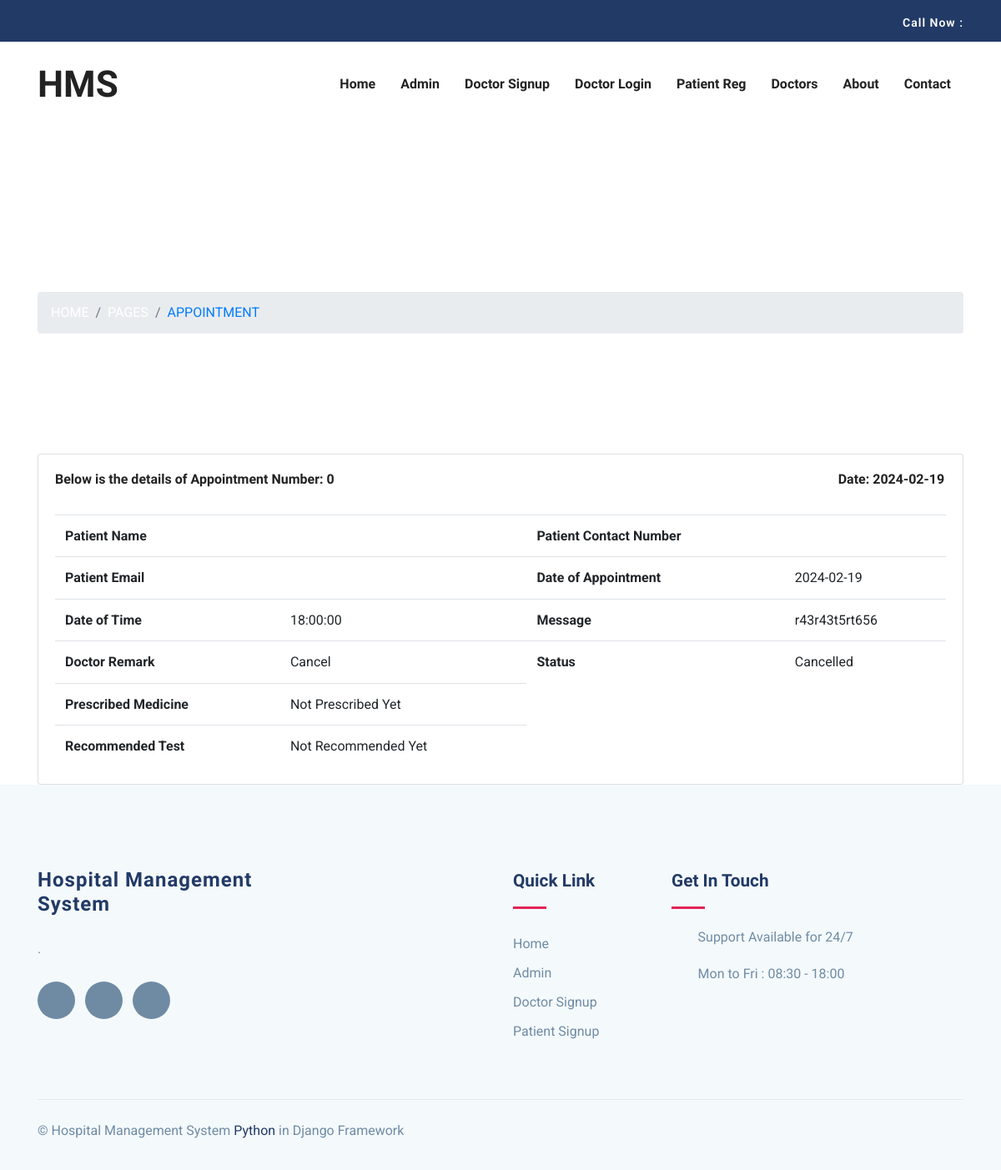
The app's page /ViewAppointmentDetails/1/ with its own data.
### dasapp/models.py (models this page shows)
class Appointment(models.Model):
    appointmentnumber = models.IntegerField(default=0)
    spec_id = models.ForeignKey(Specialization, on_delete=models.CASCADE,default=0)
    pat_id = models.ForeignKey(PatientReg, on_delete=models.CASCADE,default=0)
    date_of_appointment = models.CharField(max_length=250)
    time_of_appointment = models.CharField(max_length=250)
    doctor_id = models.ForeignKey(DoctorReg, on_delete=models.CASCADE)
    additional_msg = models.TextField(blank=True)
    remark = models.CharField(max_length=250,default=0)
    status = models.CharField(default=0,max_length=200)
    created_at = models.DateTimeField(auto_now_add=True)
    updated_at = models.DateTimeField(auto_now=True)

### docappsystem/userviews.py (the view)
# urls.py: path('ViewAppointmentDetails/<str:id>/', userviews.View_Appointment_Details, name='viewappointmentdetails'),
def View_Appointment_Details(request,id):
    page = Page.objects.all()
    patientdetails=Appointment.objects.filter(id=id)
    context={'patientdetails':patientdetails,
    'page': page
    }
    return render(request,'user_appointment-details.html',context)

### templates/user_appointment-details.html (shortened to what this page needs)
{% extends 'userbase.html' %}
{% load static %}
{% block content %}
<div class="container-fluid page-header py-5 mb-5 wow fadeIn" data-wow-delay="0.1s">
    <div class="container py-5">
        <h1 class="display-3 text-white mb-3 animated slideInDown">Appointment</h1>
        <nav aria-label="breadcrumb animated slideInDown">
            <ol class="breadcrumb text-uppercase mb-0">
                <li class="breadcrumb-item"><a class="text-white" href="#">Home</a></li>
                <li class="breadcrumb-item"><a class="text-white" href="#">Pages</a></li>
                <li class="breadcrumb-item text-primary active" aria-current="page">Appointment</li>
            </ol>
        </nav>
    </div>
</div>
<div class="container-xxl py-10">
    <div class="container">
        <div class="row">
            <div class="col-sm-12">
            <div class="card card-table">
            <div class="card-body">
            <div class="table-responsive">
                {% for i in patientdetails %}
                <h6>Below is the details of Appointment Number: {{i.appointmentnumber}}  <strong style="padding-left: 600px;">Date: {{i.date_of_appointment}}</strong></h6>
                <br>
                <table class="table table-hover table-center mb-0 datatable">
                    <tr>
                          <th>Patient Name</th>
                          <td>{{i.fullname}}</td>
                          <th>Patient Contact Number</th>
                          <td>{{i.mobilenumber}}</td>
                        </tr>
                        <tr>
                          <th>Patient Email</th>
                          <td>{{i.email}}</td>
                          <th>Date of Appointment</th>
                          <td>{{i.date_of_appointment}}</td>
                        </tr>
                        <tr>
                          <th>Date of Time</th>
                          <td>{{i.time_of_appointment}}</td>
                          <th>Message</th>
                          <td>{{i.additional_msg}}</td>
                        </tr>
                        <tr>
                          {% if i.status == '0' %}
                          <th>Doctor Remark</th>
                          <td>Not Updatet Yet</td>
                          {% else %}
                          <tr>
                          <th>Doctor Remark</th>
                          <td>{{ i.remark}}</td>{% endif %}
                            {% if i.status == '0' %}
                            <th>Staus</th>
                            <td>Not Updatet Yet</td>
                            {% else %}
                            <th>Status</th>
                            <td>{{ i.status}}</td> {% endif %}
                            </tr>
                            <tr>
                                {% if i.status == 'Completed' %}
                                <th>Prescribed Medicine</th>
                                <td>{{ i.prescription}}</td>
                                {% else %}
                                <th>Prescribed Medicine</th>
                                <td>Not Prescribed Yet</td> {% endif %}
                                </tr>
                                <tr>
                                  {% if i.status == 'Completed' %}
                                  <th>Recommended Test</th>
                                  <td>{{ i.recommendedtest}}</td>
                                  {% else %}
                                  <th>Recommended Test</th>
                                  <td>Not Recommended Yet</td> {% endif %}
                                  </tr>
                  </table>
                  {% endfor %}
            </div>
            </div>
            </div>
            </div>
            </div>
    </div>
</div>
{% endblock %}

### static/assets1/css/style.css (style rules this page uses)
html { overflow-x: hidden; }
body { line-height: 1.6; font-family: "Roboto", sans-serif; -webkit-font-smoothing: antialiased; font-size: 16px; color: #6F8BA4; font-weight: 400; }
h1, .h1, h2, .h2, h3, .h3, h4, .h4, h5, .h5, h6, .h6 { font-family: "Exo", sans-serif; font-weight: 700; color: #222; }
h1, .h1 { font-size: 2.5rem; }
h6, .h6 { font-size: 1rem; }
a { color: #222; text-decoration: none; transition: all .35s ease; }

### records on screen
Appointment: appointmentnumber "0", date_of_appointment "2024-02-19", time_of_appointment "18:00:00", additional_msg "r43r43t5rt656", remark "Cancel", status "Cancelled", shows "Prescribed Medicine", shows "Recommended Test"
